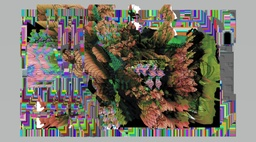
#> input picture GASTURA.jpg, 256 x 142 px, shrunk from 1102 x 610 before the run
$ python ex01.py
#> lines starting #> are read from the running program, lines starting #| are printed output that depends on the picture
import numpy as np
import cv2


#CARREGANDO IMAGEM
img  = cv2.imread('GASTURA.jpg')
#> img is the input picture: shape (142, 256, 3); mean B, G, R 106.7, 117.3, 122.4
img2 = cv2.imread('BYELO.jpg')


#TRANSFORMACOES
#Q1 - inverte imagem
imgInv  = ~img
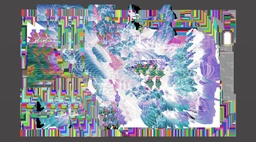
#> imgInv: shape (142, 256, 3); mean B, G, R 148.3, 137.7, 132.6

#escala de cinza
imgCinz = cv2.cvtColor(img, cv2.COLOR_BGR2GRAY)
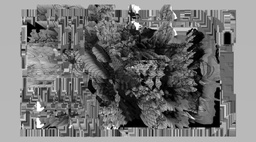
#> imgCinz: shape (142, 256); min 0, max 255, mean 117.6

#Q2 - transf. logaritmica
img1 = np.uint8(np.log1p(img))
limiar = 1
imgLog  = cv2.threshold(img1,limiar, 255, cv2.THRESH_BINARY)[1]

#Q3 - transf. potencia (figura1)
gamma = 5
imgG = np.power(img, gamma)
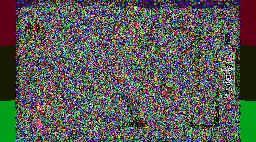
#> imgG: shape (142, 256, 3); mean B, G, R 84, 88.9, 86.9


#Q4 - transf. com curva generica (figura2)
def pixelVal(pix, r1,s1,r2,s2):
    if (0 <= pix and pix <=r1):
        return (s1/r1)*pix
    elif (r1 < pix and pix <= r2):
        return ((s2-s1)/(r2-r1))*(pix - r1) + s1
    else:
        return ((255 - s2)/(255 - r2))*(pix - r2) + s2

'''vetoriando funcao para avaliar cada pixel'''
pixelVal_vec = np.vectorize(pixelVal)

#Q5 - A
r1 = 10
s1 = 20
r2 = 200
s2 = 21

#cv2.imshow('curva generica', imgAlarg1)
imgAlarg1 = pixelVal_vec(img,r1,s1,r2,s2)
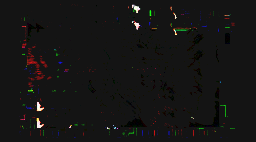
#> imgAlarg1: shape (142, 256, 3) float64; mean B, G, R 21, 21.7, 22.3; drawn with min black and max white
cv2.waitKey(0)

#Q5 - B
m = 130
r1 = r2 = m
s1 = 254
#r2 = 100
s2 = 255


imgAlarg2 = pixelVal_vec(img,r1,s1,r2,s2)
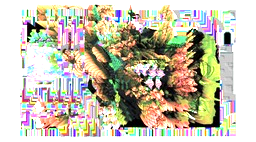
#> imgAlarg2: shape (142, 256, 3) float64; mean B, G, R 174.7, 193.1, 198.7
#cv2.imshow('curva generica', imgAlarg2)
cv2.waitKey(0)


#Q6 - transf. com curva (figura3) - filtro passa faixa de intensidade
def passaFaixa(pix, A,B):
    if (A <= pix and pix >= B):
        return 0.6*pix
    else:
        return 0.1*pix
A = 254
B = 256

'''vetorizando funcao'''
passaFaixa = np.vectorize(passaFaixa)

'''aplicando filtro passa-faixa de intensidade'''
imgFaixa = passaFaixa(img,A,B)

#Q7 - transf. com curva (figura4) - filtro passa faixa de intensidade
def realceFaixa(pix, A,B):
    if (A <= pix and pix >= B):
        return 0.8*pix
    else:
        return 3.0*pix
A2 = 0
B2 = 50

'''vetorizando funcao'''
realceFaixa = np.vectorize(realceFaixa)

'''aplicando filtro realca-faixa de intensidade'''
imgRealce = realceFaixa(img,A,B)


#SHOW IMAGES
#cv2.imwrite('normal', img)
cv2.waitKey(0)

#cv2.imwrite('cinza',imgCinz)
cv2.waitKey(0)

#cv2.imwrite('invertidaBYELO.jpg', imgInv)
cv2.waitKey(0)

#cv2.imwrite('logBYELO.jpg', imgLog)
cv2.waitKey(0)

#cv2.imwrite('gammaBYELO.jpg', imgG)
cv2.waitKey(0)

#cv2.imwrite('curva_genericaABYELO.jpg', imgAlarg1)
cv2.imshow('curva_genericaBBYELO.jpg', imgAlarg2)
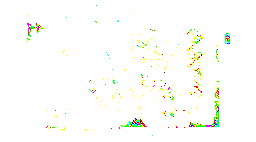
#> window 'curva_genericaBBYELO.jpg': shape (142, 256, 3); mean B, G, R 249.6, 253.4, 252.6
cv2.waitKey(0)

#cv2.imshow('passa-faixa', imgFaixa)
#cv2.imwrite('passa_faixaBYELO.jpg', imgFaixa)
cv2.waitKey(0)

#cv2.imshow('realce', imgRealce)
cv2.imwrite('realce.jpg', imgRealce)
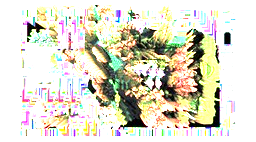
#> saved as realce.jpg: shape (142, 256, 3); mean B, G, R 203, 219.6, 222.2


#FUNCAO P/ ENCONTRAR PIXEL MAIS INTENSO
'''
x = 0
y = 0
canal = 0
coordenada = (0,0,0)
intensidade = 0
while(x < 610):
    while(y < 610):
        while(canal < 3):
            b,g,r = cv2.split(img[x,y,canal])
            coordenadasNova = (x,y,canal)
            intensidadeNova = b + g + r
            if intensidadeNova > intensidade:
                intensidade = intensidadeNova
                coordenada = coordenadaNova
                print(intensidade, coordenada)
            canal = canal + 1
        y = y +1
    x = x + 1
'''
